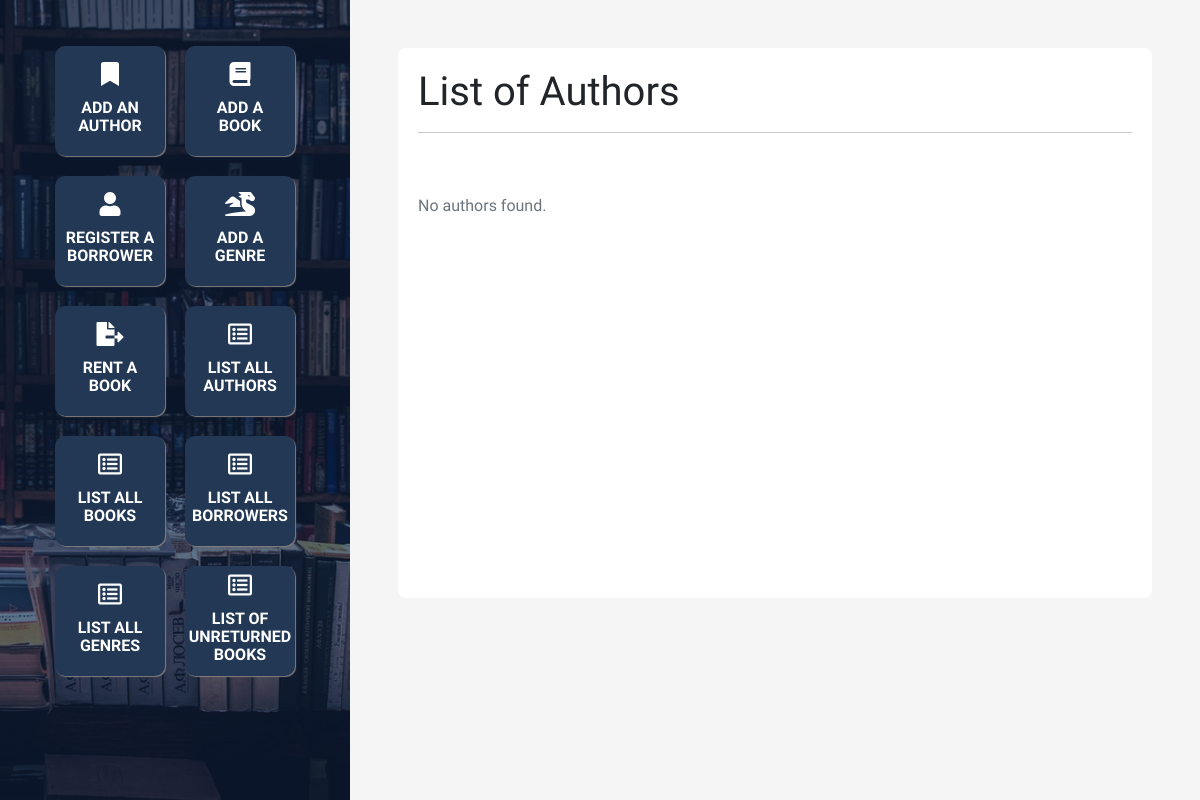
Page /list/authors.php on the earlier database version.
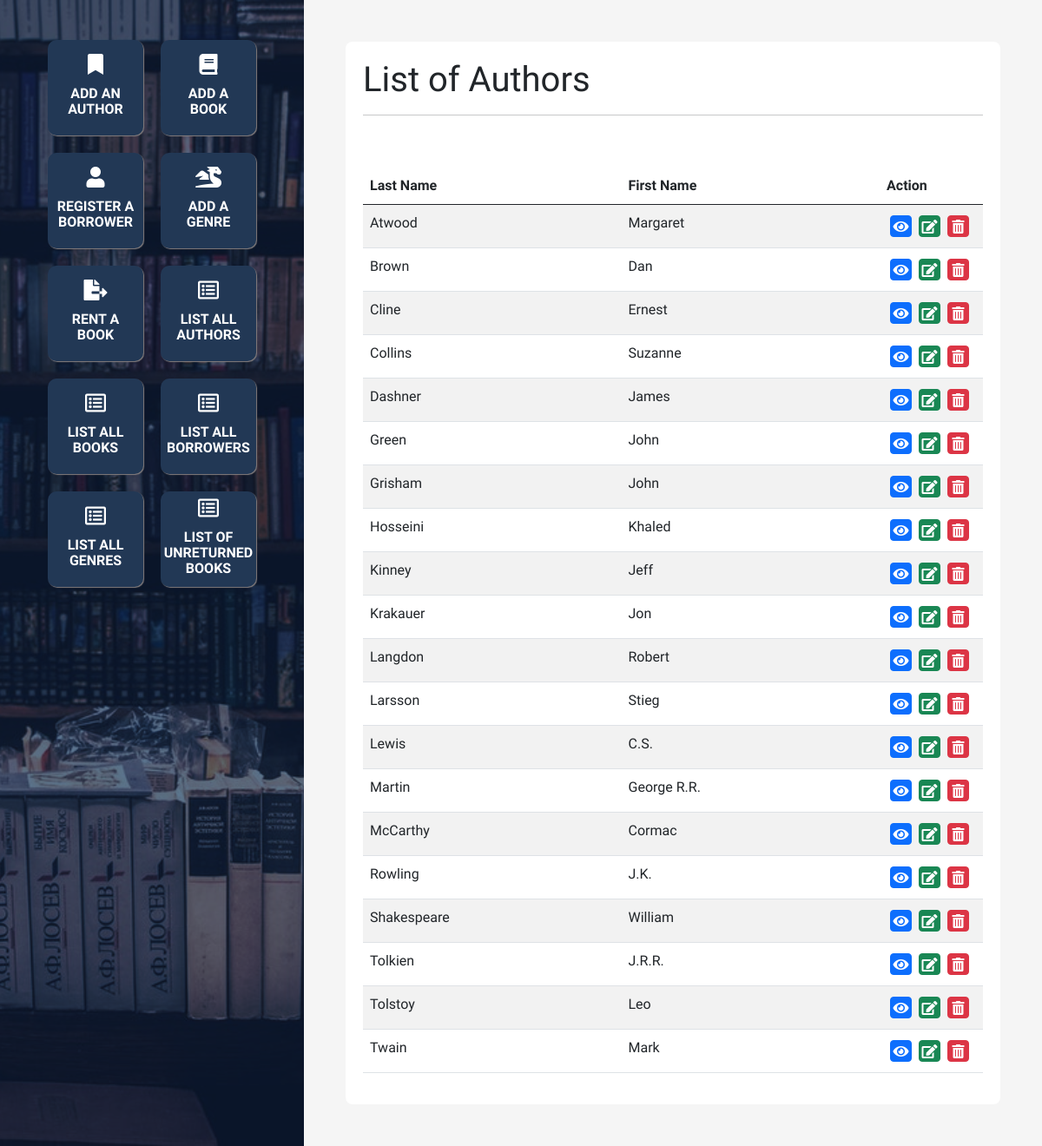
Same page on the later database version.
### tables this page shows
create table AUTHOR(
    id int unsigned not null auto_increment,
    fName varchar(35),
    lName varchar(45) not null,
    unique (fName, lName),
    primary key (id)
);

### list/authors.php (the view, shortened to what this page needs)
<?php
    include '../config.php';
    include '../head.php';
    include '../footer.php';
?>
<div class="right p-5">
    <main>
        <h1>List of Authors</h1>
        <hr>
        <?php
            $sql = 'select id, lName, fName from AUTHOR order by lName asc';
            $result = $conn->query($sql);
            if (!$result)
            {
                echo '<div class="bg-danger text-white p-3 mb-5">Connection error!</div>';
                exit;
            }
            else if ($result->num_rows > 0)
            {
                echo '<table class="table table-striped">';
                echo '<thead>';
                echo '<tr>';
                echo '<th scope="col-5">Last Name</th>';
                echo '<th scope="col-5">First Name</th>';
                echo '<th scope="col-2">Action</th>';
                echo '</tr>';
                echo '</thead>';
                echo '<tbody>';
                while($row = $result->fetch_assoc())
                {
                    echo '<tr>';
                    echo '<td class="col-5">'.$row['lName'].'</td>';
                    echo '<td class="col-5">'.$row['fName'].'</td>';
                    echo '<td class="col">';
                    echo '<a title="Update" class="mx-1 my-1 p-1 btn btn-primary" href="../view/author.php?id='.$row['id'].'"><i class="fas fa-eye"></i>';
                    echo '<a title="Edit" class="mx-1 my-1 p-1 btn btn-success" href="../edit/author.php?id='.$row['id'].'"><i class="fas fa-edit"></i></a>';
                    echo '<a title="Delete" class="mx-1 my-1 p-1 btn btn-danger" href="../delete/author.php?id='.$row['id'].'"><i class="fas fa-trash-alt"></i></a>';
                    echo '</td>';
                    echo '</tr>';
                }
                echo '</tbody>';
                echo '</table>';
            }
            else
            {
                echo '<div class="text-muted">No authors found.</div>';
            }
        ?>
    </main>
</div>

Differences in the rows shown:
added author: lName "Atwood", fName "Margaret"
added author: lName "Brown", fName "Dan"
added author: lName "Cline", fName "Ernest"
added author: lName "Collins", fName "Suzanne"
added author: lName "Dashner", fName "James"
added author: lName "Green", fName "John"
added author: lName "Grisham", fName "John"
added author: lName "Hosseini", fName "Khaled"
added author: lName "Kinney", fName "Jeff"
added author: lName "Krakauer", fName "Jon"
added author: lName "Langdon", fName "Robert"
added author: lName "Larsson", fName "Stieg"
added author: lName "Lewis", fName "C.S."
added author: lName "Martin", fName "George R.R."
added author: lName "McCarthy", fName "Cormac"
added author: lName "Rowling", fName "J.K."
added author: lName "Shakespeare", fName "William"
added author: lName "Tolkien", fName "J.R.R."
added author: lName "Tolstoy", fName "Leo"
added author: lName "Twain", fName "Mark"
Other differences:
text no longer shown: "No authors found."
text now shown: "Last Name First Name Action"
